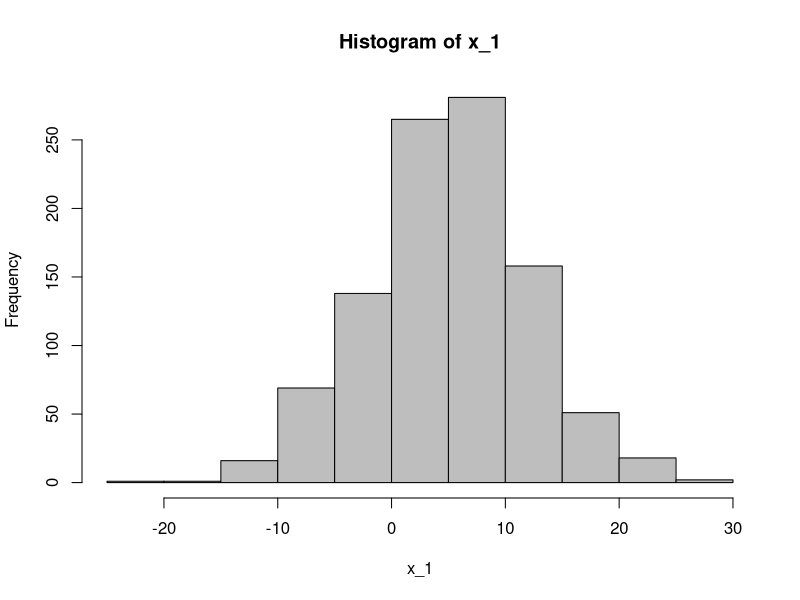
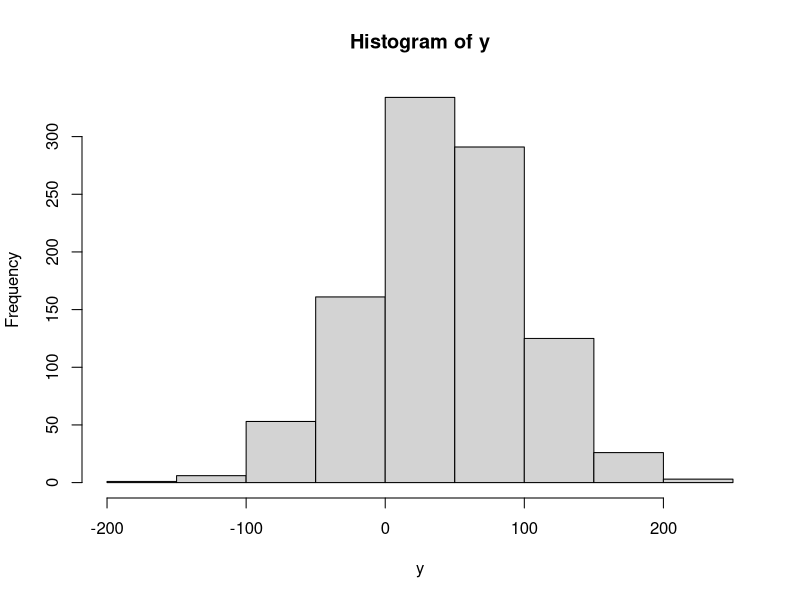
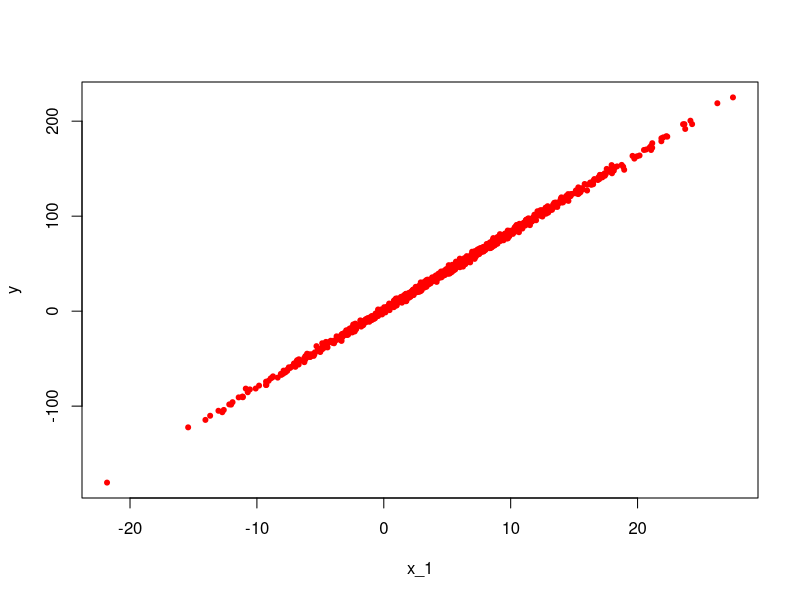
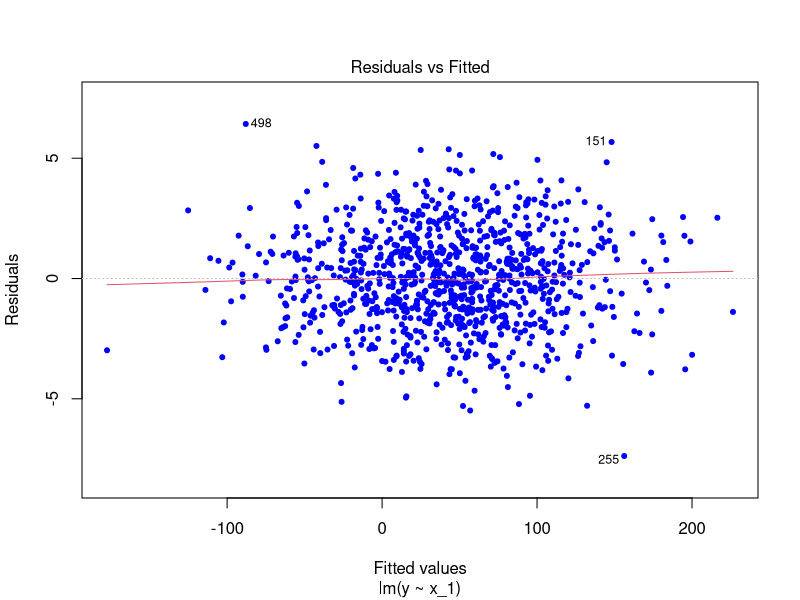
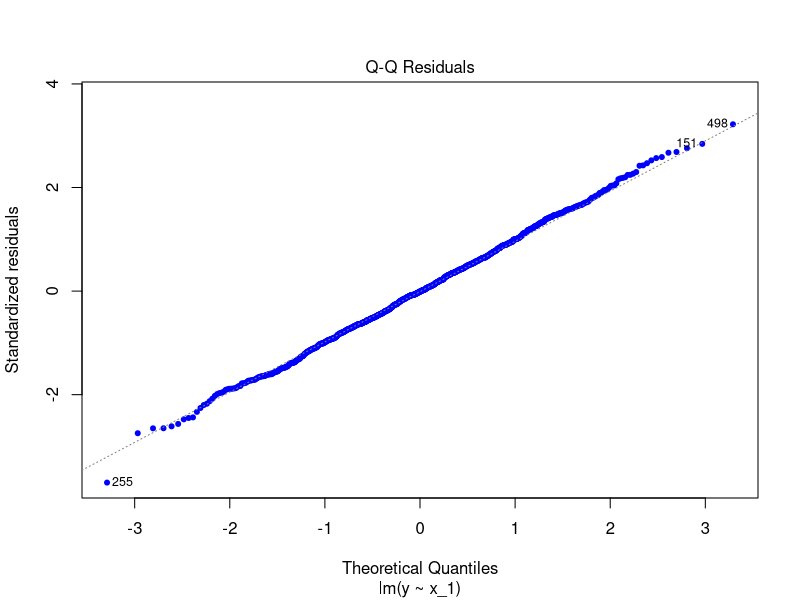
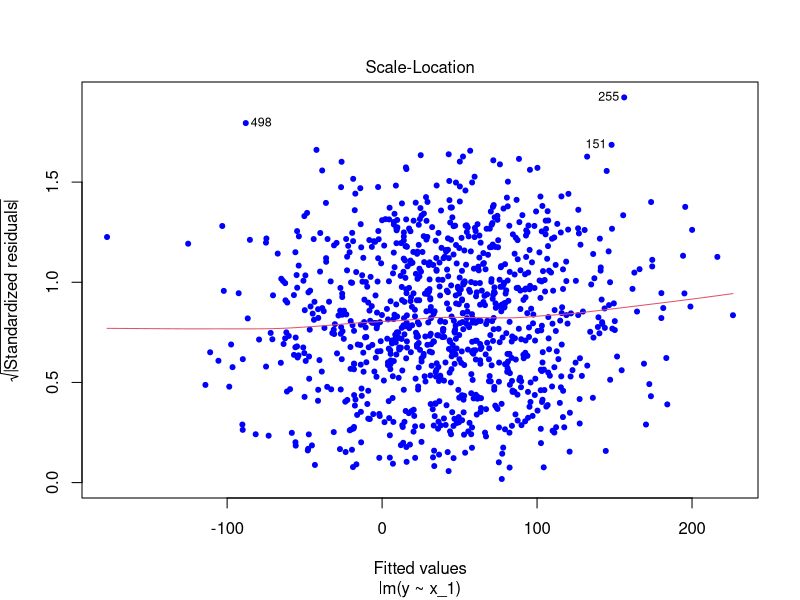
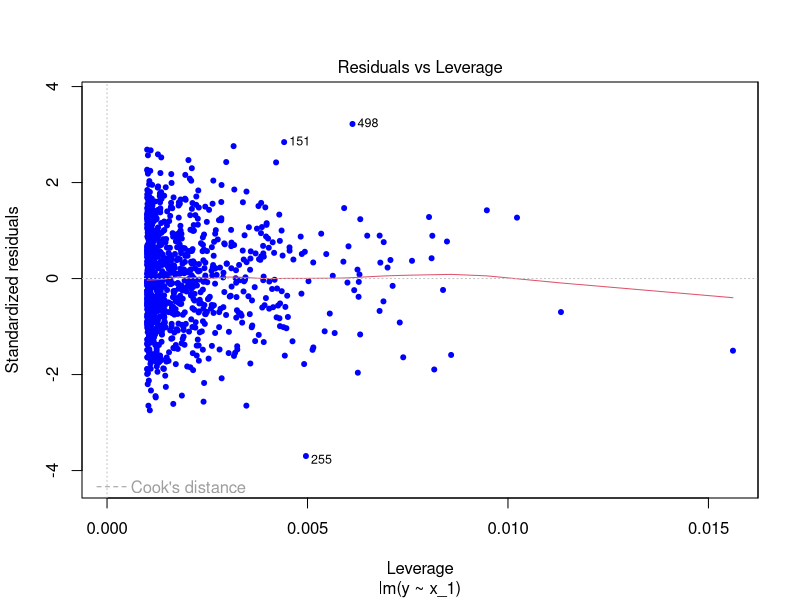
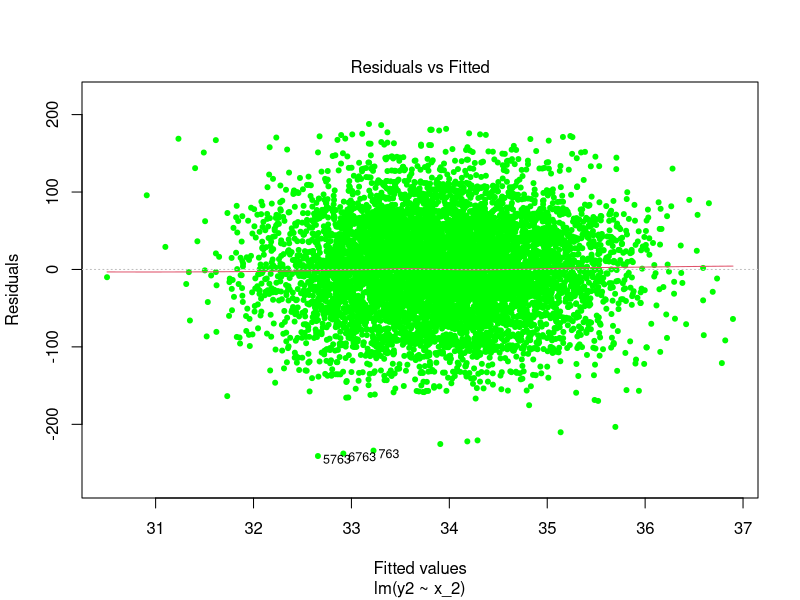

Write the R code that produced these figures, in order.
# numb of observations,mean, st_deviation
x_1 <- rnorm(1000,5,7)

hist(x_1,col="grey")
true_error <- rnorm(1000,0,2)
true_beta_0 <- 1.1
true_beta_1 <- 8.2

y <- true_beta_0 + true_beta_1*x_1 + true_error
hist(y) #plot p(y)

plot(x_1,y, pch=20,col="red") #plot p(x,y)
mod <- lm(y ~ x_1
          )

# plot the regression model
plot(mod, pch=20, col="blue")

# create new
x_2 <- rnorm(8000,2,4)
true_gamma <- -8.1

y2 <- true_beta_0 + true_beta_1*x_1 + true_gamma + x_2 * true_error
mod2 <- lm(y2 ~ x_2)
plot(mod2, pch=20, col="green")



